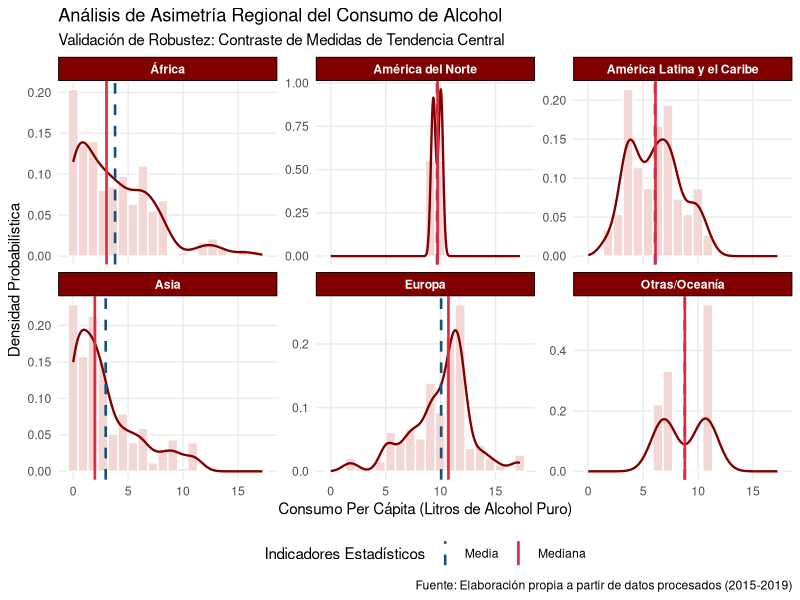
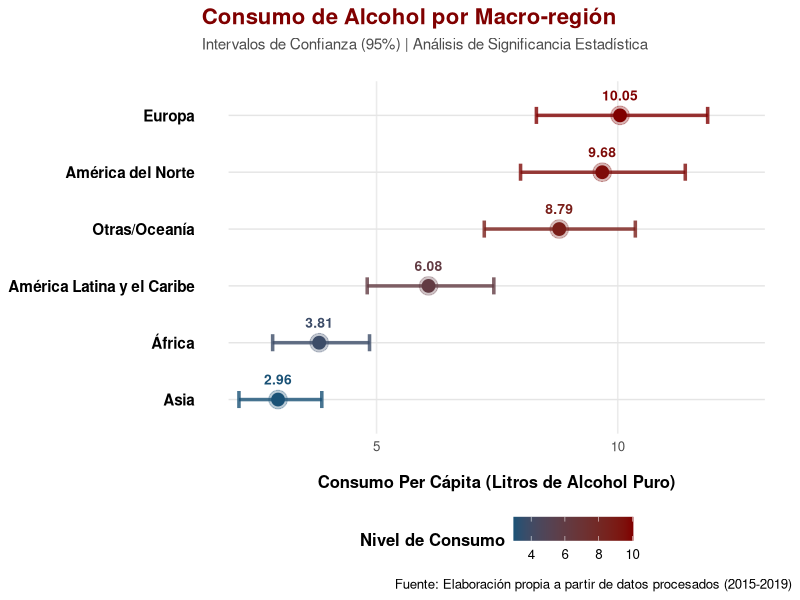
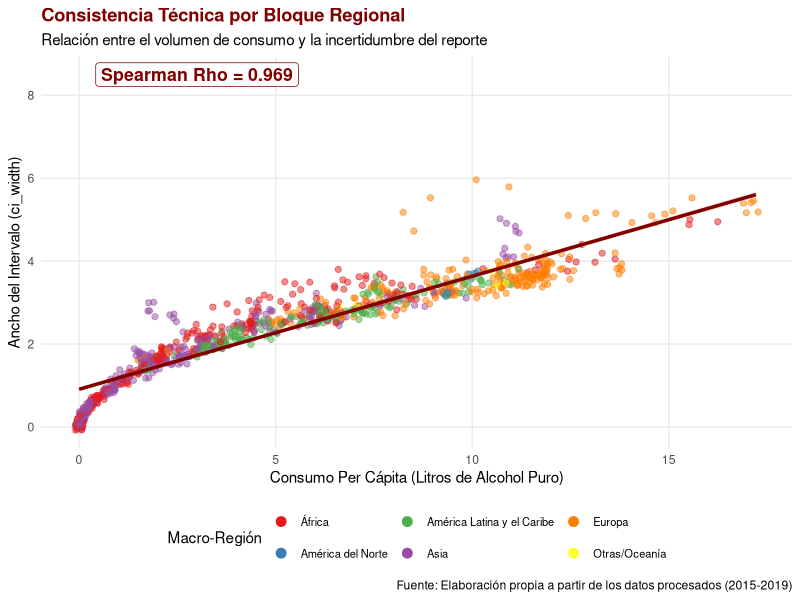
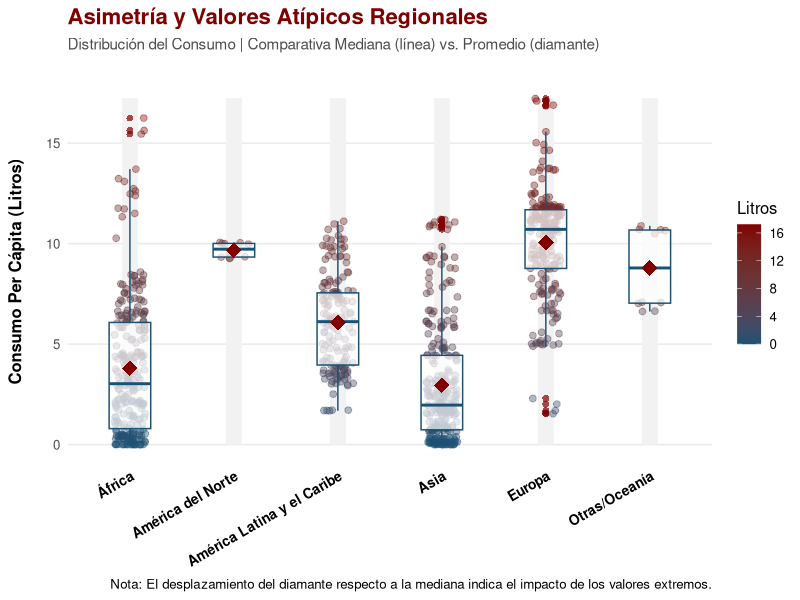
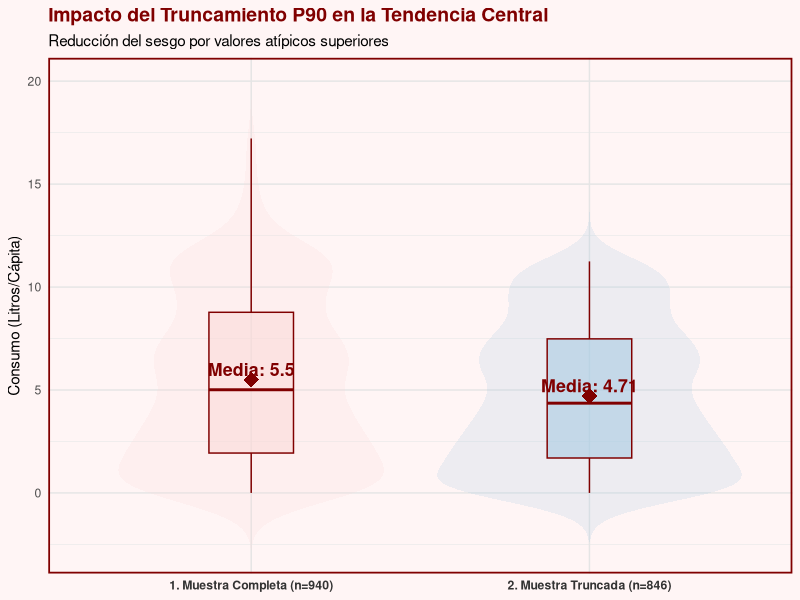
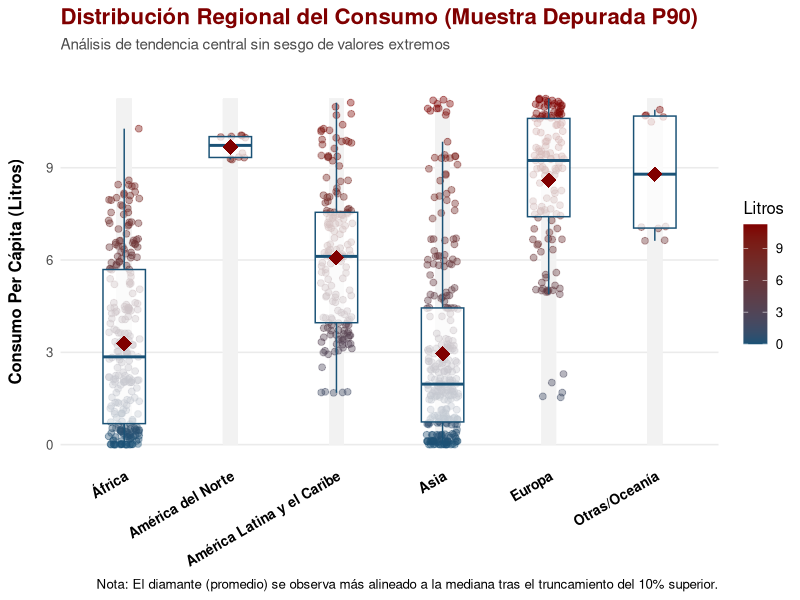
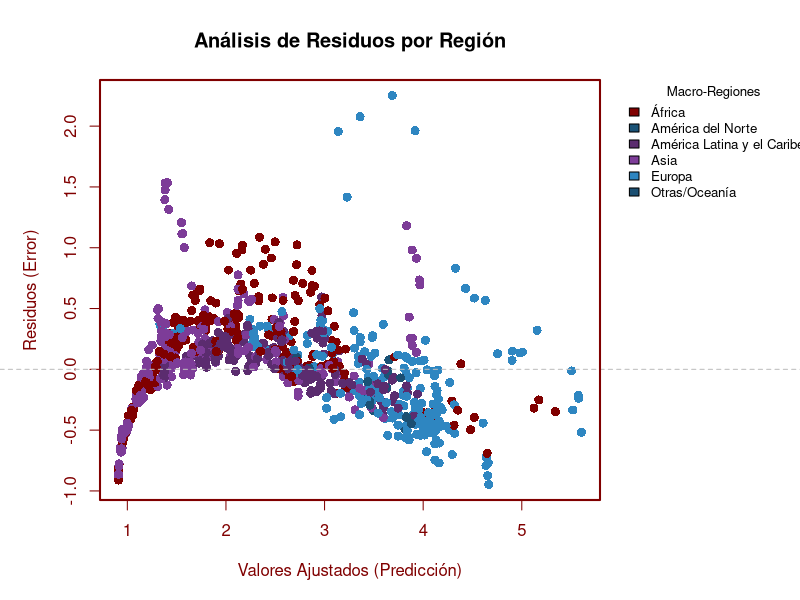
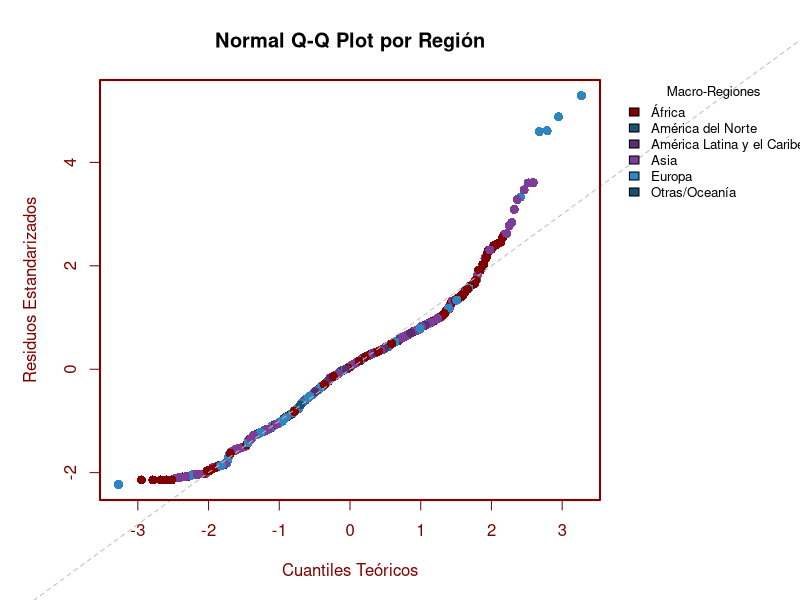

The R source for these figures, in order:
## ---- chunk 1
# Configuración global de chunks
knitr::opts_chunk$set(
  echo = FALSE,        # Mostrar código
  warning = FALSE,    # Ocultar advertencias
  message = FALSE,    # Ocultar mensajes de carga
  fig.align = "center",
  out.width = "90%",
  fig.pos = "H",
  out.extra = ""
)

# Cargar librerías necesarias
library(tidyverse)
library(knitr)
library(kableExtra)
library(scales)
## ---- chunk 2
#configuración de estilo global para tablas
options(knitr.table.format = "latex") 

# estilo visual
aplicar_estilo_tabla <- function(df, caption_text) {
  df %>%
    kable(
      booktabs = TRUE, 
      escape = TRUE,
      longtable = TRUE,
      caption = caption_text,
      align = "c",
      col.names = gsub("_", " ", names(df)) %>% str_to_title()
    ) %>%
    kable_styling(
      latex_options = c("striped", "hold_position", "repeat_header"),
      full_width = FALSE,
      stripe_color = "#F2D7D5" # Azul muy tenue para filas
    ) %>%
    row_spec(0, bold = TRUE, color = "white", background = "#800000") %>% # Encabezado Azul
    column_spec(1, bold = TRUE)
}
## ---- chunk 3
#carga de la data
raw_data_alcohol <- read_csv("alcohol_data.csv", show_col_types = FALSE)

#Definición de Regiones
# Creamos un vector nombrado para facilitar la recodificación
paises_alc <- c("ATG", "ARG", "BHS", "BRB", "BLZ", "BOL", "BRA", "CHL", "COL", "CRI", "CUB", "DMA", "DOM", "ECU", "SLV", "GRD", "GTM", "GUY", "HTI", "HND", "JAM", "MEX", "NIC", "PAN", "PRY", "PER", "KNA", "LCA", "VCT", "SUR", "TTO", "URY", "VEN")
paises_norte <- c("CAN", "USA")
paises_asia <- c("AFG", "BHR", "BGD", "BTN", "BRN", "KHM", "CHN", "COK", "CYP", "PRK", "EGY", "FJI", "IND", "IDN", "IRN", "IRQ", "ISR", "JPN", "JOR", "KAZ", "KGZ", "KIR", "KWT", "LAO", "LBN", "MYS", "MDV", "MHL", "FSM", "MNG", "MMR", "NRU", "NPL", "NZL", "NIU", "OMN", "PAK", "PLW", "PNG", "PHL", "QAT", "KOR", "WSM", "SAU", "SGP", "SLB", "LKA", "SYR", "TJK", "THA", "TLS", "TON", "TUR", "TKM", "TUV", "ARE", "UZB", "VUT", "VNM", "YEM")
paises_europa <- c("ALB", "AND", "ARM", "AUT", "AZE", "BLR", "BEL", "BIH", "BGR", "HRV", "CZE", "DNK", "EST", "FIN", "FRA", "GEO", "DEU", "GRC", "HUN", "ISL", "IRL", "ITA", "LVA", "LTU", "LUX", "MLT", "MCO", "MNE", "NLD", "MKD", "NOR", "POL", "PRT", "MDA", "ROU", "RUS", "SMR", "SRB", "SVK", "SVN", "ESP", "SWE", "CHE", "UKR", "GBR")
paises_africa <- c("DZA", "AGO", "BEN", "BWA", "BFA", "BDI", "CMR", "CPV", "CAF", "TCD", "COM", "COG", "CIV", "COD", "DJI", "GNQ", "ERI", "ETH", "GAB", "GMB", "GHA", "GIN", "GNB", "KEN", "LSO", "LBR", "LBY", "MDG", "MWI", "MLI", "MRT", "MUS", "MAR", "MOZ", "NAM", "NER", "NGA", "RWA", "STP", "SEN", "SYC", "SLE", "SOM", "ZAF", "SSD", "SDN", "TGO", "TUN", "UGA", "TZA", "ZMB", "ZWE")

#Procesamiento
clean_data_alcohol <- raw_data_alcohol %>%
  filter(sex == "Both sexes", year %in% 2015:2019) %>%
  select(country, iso3, year, alcohol_liters_per_capita, lower_ci, upper_ci, ci_width) %>%
  drop_na(alcohol_liters_per_capita, ci_width) %>%
  mutate(
    Region = case_when(
      iso3 %in% paises_alc    ~ "América Latina y el Caribe",
      iso3 %in% paises_norte  ~ "América del Norte",
      iso3 %in% paises_asia   ~ "Asia",
      iso3 %in% paises_europa ~ "Europa",
      iso3 %in% paises_africa ~ "África",
      TRUE                    ~ "Otras/Oceanía"
    ),
    across(c(country, iso3, year, Region), as.factor)
  )

tabla_muestra <- clean_data_alcohol %>%
  select(country, iso3, year, Region, alcohol_liters_per_capita, ci_width) %>%
  head(10)

#imprimimos las dimensiones del data frame limpio y las primeras filas
aplicar_estilo_tabla(tabla_muestra, "Muestra de los Datos de Consumo Procesados")
## ---- chunk 4
#análisis de impacto de la limpieza de los datos
n_inicial <- raw_data_alcohol %>% filter(sex == "Both sexes", year %in% 2015:2019) %>% nrow()
n_final   <- nrow(clean_data_alcohol)

tendencia_pre <- raw_data_alcohol %>%
  filter(sex == "Both sexes", year %in% 2015:2019) %>%
  summarize(
    Estado = "Original (Pre-Limpieza)",
    Muestra = n(),
    Media = mean(alcohol_liters_per_capita, na.rm = TRUE),
    Mediana = median(alcohol_liters_per_capita, na.rm = TRUE)
  )

tendencia_post <- clean_data_alcohol %>%
  summarize(
    Estado = "Depurado (Post-Limpieza)",
    Muestra = n(),
    Media = mean(alcohol_liters_per_capita),
    Mediana = median(alcohol_liters_per_capita)
  )

tabla_limpiieza <- bind_rows(tendencia_pre, tendencia_post) %>%
  mutate(Sesgo_Absoluto = Media - Mediana)

aplicar_estilo_tabla(tabla_limpiieza, "Comparación post-limpieza de los datos")
## ---- chunk 5
set.seed(123)
muestra_sucia <- clean_data_alcohol %>%
  mutate(
    alcohol_liters_per_capita = if_else(runif(n()) < 0.10, NA_real_, alcohol_liters_per_capita),
    ci_width = if_else(runif(n()) < 0.05, NA_real_, ci_width)
  )

validación_algoritmo <- data.frame(
  Fase = c("Muestra Contaminada", "Muestra Recuperada"),
  N_Total = c(nrow(muestra_sucia), nrow(muestra_sucia %>% drop_na(alcohol_liters_per_capita, ci_width))),
  Valores_NA = c(sum(is.na(muestra_sucia$alcohol_liters_per_capita)), 0)
)

aplicar_estilo_tabla(validación_algoritmo, "Prueba de Estrés: Validación del Algoritmo de Depuración")
## ---- chunk 6
muestra_recuperada <- muestra_sucia %>%
  drop_na(alcohol_liters_per_capita, ci_width)

comparacion_recuperacion <- data.frame(
  Estado = c("Muestra Contaminada", "Muestra Recuperada"),
 `Registros Totales` = c(nrow(muestra_sucia), nrow(muestra_recuperada)),
 `Valores NA Restantes` = c(sum(is.na(muestra_sucia$alcohol_liters_per_capita) | is.na(muestra_sucia$ci_width)), 0),
  `Media` = c(mean(muestra_sucia$alcohol_liters_per_capita, na.rm=TRUE), 
                      mean(muestra_recuperada$alcohol_liters_per_capita))
)

aplicar_estilo_tabla(comparacion_recuperacion, "Validación de la eficacia del algoritmo de limpieza de datos")
## ---- chunk 7
#consolidación de métricas finales
resumen_regional <- clean_data_alcohol %>%
  group_by(Region) %>%
  summarise(
    Consumo_Medio = mean(alcohol_liters_per_capita),
    Mediana_Consumo = median(alcohol_liters_per_capita),
    Desviación_Std = sd(alcohol_liters_per_capita),
    .groups = 'drop'
  ) %>%
  arrange(desc(Consumo_Medio))

tabla_maestra <- bind_rows(resumen_regional)
aplicar_estilo_tabla(tabla_maestra, "Métricas de Tendencia Central y Calidad de Datos") 

 #intervalo de confianza
resumen_regional <- clean_data_alcohol %>%
  group_by(Region) %>%
  summarise(
    Incertidumbre_Promedio = mean(ci_width),
    .groups = 'drop'
  ) 

tabla_maestra <- bind_rows(resumen_regional)
aplicar_estilo_tabla(tabla_maestra, "Intervalo de confianza regional") 
## ---- chunk 8
# Total Global 
total_global <- clean_data_alcohol %>%
  summarise(
    Region = "TOTAL GLOBAL",
    Consumo_Medio = mean(alcohol_liters_per_capita),
    Mediana_Consumo = median(alcohol_liters_per_capita),
    Desviación_Std = sd(alcohol_liters_per_capita),
  )
tabla_maestra <- bind_rows(total_global)

aplicar_estilo_tabla(tabla_maestra, "Métricas de Tendencia Central a Nivel Global") 

# Total Global 
total_global <- clean_data_alcohol %>%
  summarise(
    Region = "TOTAL GLOBAL",
    Incertidumbre_Promedio = mean(ci_width)
  )
tabla_maestra <- bind_rows(total_global)

aplicar_estilo_tabla(tabla_maestra, "Intervalo de Confianza a Nivel Global") 
## ---- chunk 9

#cálculo de indicadores de asimetría para validar la tendencia central
analisis_robustez <- clean_data_alcohol %>%
  group_by(Region) %>%
  summarise(
    Media = mean(alcohol_liters_per_capita),
    Mediana = median(alcohol_liters_per_capita),
    #calculamos la diferencia porcentual para medir el sesgo
    Sesgo_Relativo_Pct = ((Media - Mediana) / Mediana) * 100,
    .groups = 'drop'
  )
tabla_maestra <- analisis_robustez
 #tabla para el informe
aplicar_estilo_tabla(tabla_maestra, "Contraste entre la media y la meidana")
## ---- chunk 10
#definimos el límite: solo se queda el 90% de los datos con menor consumo
umbral_p90 <- quantile(clean_data_alcohol$alcohol_liters_per_capita, 0.90, na.rm = TRUE)

#aplicamos el filtro para crear la muestra truncada
muestra_truncada_p90 <- clean_data_alcohol %>%
  filter(alcohol_liters_per_capita <= umbral_p90)

#creamos una tabla que compare ambas muestras 
tabla_comparativa <- data.frame(
  Indicador = c("Nro.Países", "Media (Litros)", "Desv.Estándar", "Valor Máx"),
  Muestra_Completa = c(
    nrow(clean_data_alcohol),
    round(mean(clean_data_alcohol$alcohol_liters_per_capita, na.rm = TRUE), 2),
    round(sd(clean_data_alcohol$alcohol_liters_per_capita, na.rm = TRUE), 2),
    round(max(clean_data_alcohol$alcohol_liters_per_capita, na.rm = TRUE), 2)
  ),
  Muestra_Truncada = c(
    nrow(muestra_truncada_p90),
    round(mean(muestra_truncada_p90$alcohol_liters_per_capita, na.rm = TRUE), 2),
    round(sd(muestra_truncada_p90$alcohol_liters_per_capita, na.rm = TRUE), 2),
    round(max(muestra_truncada_p90$alcohol_liters_per_capita, na.rm = TRUE), 2)
  )
)

aplicar_estilo_tabla(tabla_comparativa, "Muestra Completa vs. Muestra Truncada (P90)")
## ---- chunk 11
#tabla de intervalos 
tabla_de_intervalos <- clean_data_alcohol %>%
  group_by(Region) %>%
  summarise(
    n = n(),
    Media = mean(alcohol_liters_per_capita, na.rm = TRUE),
    LI = mean(lower_ci, na.rm = TRUE),
    LS = mean(upper_ci, na.rm = TRUE),
    Margen_Error = (LS - LI) / 2
  ) %>%
  arrange(desc(Media)) %>%
  mutate(across(where(is.numeric), ~ round(.x, 2)))

colnames(tabla_de_intervalos) <- c("Region", "Paises", "Media", "Lim. Inf", "Lim. Sup", "Marg Error")

aplicar_estilo_tabla(tabla_de_intervalos, "Estimación del Consumo por Región (IC 95)")
## ---- chunk 12
#extraemos los valores puntuales de cada medida para mapearlos como líneas verticales
lineas_centrales <- clean_data_alcohol %>%
  group_by(Region) %>%
  summarise(
    Media = mean(alcohol_liters_per_capita),
    Mediana = median(alcohol_liters_per_capita)
  )

#construccion de grafica (histograma)
ggplot(clean_data_alcohol, aes(x = alcohol_liters_per_capita)) +
  geom_histogram(aes(y = ..density..), bins = 20, fill = "#F2D7D5", color = "white") +
  
  #capa de Densidad suavizado de la distribución 
  #permite identificar visualmente la "forma" del consumo (campana vs sesgo)
  geom_density(color = "#800000", size = 0.8) +
  geom_vline(data = lineas_centrales, aes(xintercept = Media, color = "Media"), 
             linetype = "dashed", size = 0.9) +   #incorpor de la Media 
  
  geom_vline(data = lineas_centrales, aes(xintercept = Mediana, color = "Mediana"), 
             linetype = "solid", size = 0.9) + #incorporar la Mediana
  
  #genera una matriz de sub-gráficos para comparar comportamientos regionales
  facet_wrap(~Region, scales = "free_y") +
  
  #connfiguración Estética y Escalas de Color
  scale_color_manual(name = "Indicadores Estadísticos", 
                     values = c("Media" = "#1A5276", "Mediana" = "#E6283E")) +
  
  labs(
    title = "Análisis de Asimetría Regional del Consumo de Alcohol",
    subtitle = "Validación de Robustez: Contraste de Medidas de Tendencia Central",
    x = "Consumo Per Cápita (Litros de Alcohol Puro)",
    y = "Densidad Probabilística",
    caption = "Fuente: Elaboración propia a partir de datos procesados (2015-2019)"
  ) + #etiquetas 
  
  # Personalización del Tema
  theme_minimal(base_size = 11) +
  theme(
    legend.position = "bottom",
    strip.background = element_rect(fill = "#800000"), # Fondo para títulos de región
    strip.text = element_text(color = "white", face = "bold"),
    panel.grid.minor = element_blank()
  )
## ---- chunk 13
#preparacion de los datos 
resumen_grafico <- clean_data_alcohol %>%
  group_by(Region) %>%
  summarise(
    Media = mean(alcohol_liters_per_capita),
    LI = mean(lower_ci),
    LS = mean(upper_ci),
    .groups = 'drop'
  ) %>%
  arrange(Media)

#grafico estructura
ggplot(resumen_grafico, aes(x = reorder(Region, Media), y = Media, color = Media)) +
  geom_segment(aes(x = reorder(Region, Media), xend = reorder(Region, Media), 
                   y = min(LI)*0.9, yend = max(LS)*1.1), 
               color = "gray90", size = 0.5, linetype = "solid") +
  geom_errorbar(aes(ymin = LI, ymax = LS), 
                width = 0.3, 
                size = 1.2, 
                alpha = 0.8) + #capas de barras
  geom_point(size = 6, alpha = 0.3) + #brillo externo
  geom_point(size = 4) +               #punto central
  geom_text(aes(label = sprintf("%.2f", Media)), 
            vjust = -1.5, 
            fontface = "bold", 
            size = 3.5,
            show.legend = FALSE) +
  
  coord_flip() + #inversion de los ejes

  scale_color_gradient(low = "#1A5276", high = "#800000") +  #Paleta de colores degradada 
  
# títulos
  labs(
    title = "Consumo de Alcohol por Macro-región",
    subtitle = "Intervalos de Confianza (95%) | Análisis de Significancia Estadística",
    x = NULL, #sin titulo de los ejes porque ya tenemos las regiones
    y = "Consumo Per Cápita (Litros de Alcohol Puro)",
    caption = "Fuente: Elaboración propia a partir de datos procesados (2015-2019)",
    color = "Nivel de Consumo"
  ) +
  
  #para la estetica plus :)
  theme_minimal(base_size = 12) +
  theme(
    plot.title = element_text(face = "bold", size = 16, color = "#800000"),
    plot.subtitle = element_text(size = 11, color = "gray30", margin = margin(b = 20)),
    axis.text.y = element_text(face = "bold", size = 11, color = "black"),
    axis.title.x = element_text(margin = margin(t = 15), face = "bold"),
    panel.grid.major.y = element_blank(), #limpiamos rejilla horizontal para resaltar segmentos
    panel.grid.minor = element_blank(),
    legend.position = "bottom",
    legend.title = element_text(face = "bold")
  )
## ---- chunk 14
#calculo del coeficiente de spearmam
cor_val <- cor(clean_data_alcohol$alcohol_liters_per_capita, 
               clean_data_alcohol$ci_width, 
               method = "spearman", 
               use = "complete.obs")
label_cor <- paste("Spearman Rho =", round(cor_val, 3))

#gráfico con colores por Región y Jitter
ggplot(clean_data_alcohol, aes(x = alcohol_liters_per_capita, y = ci_width)) +
  
  #usamos geom_jitter para separar los puntos amontonados
  geom_jitter(aes(color = Region), alpha = 0.5, size = 1.8, width = 0.1, height = 0.1) +
  geom_smooth(method = "lm", color = "#800000", se = TRUE, fill = "#F2D7D5", size = 1.2) +  #Linea de regresion global
  scale_color_brewer(palette = "Set1") +   #diferentes colores para las regiones 
  
  annotate("label", x = 3, y = 8.5, label = label_cor, 
           fill = "white", color = "#800000", fontface = "bold", size = 4.5) +
  
#Etiquetas 
  labs(
    title = "Consistencia Técnica por Bloque Regional",
    subtitle = "Relación entre el volumen de consumo y la incertidumbre del reporte",
    x = "Consumo Per Cápita (Litros de Alcohol Puro)",
    y = "Ancho del Intervalo (ci_width)",
    color = "Macro-Región",
    caption = "Fuente: Elaboración propia a partir de los datos procesados (2015-2019)"
  ) +
  
  #etiquetas pro :)
  theme_minimal(base_size = 11) +
   theme(
    legend.position = "bottom",
    plot.title = element_text(face = "bold", color = "#800000"),
    panel.grid.minor = element_blank(),
     legend.text = element_text(size = 8)  # ajuste del espacio de la leyenda 
   ) +

  guides(color = guide_legend(nrow = 2, override.aes = list(alpha = 1, size = 3)))
## ---- chunk 15
regiones_ordenadas <- clean_data_alcohol %>%
  group_by(Region) %>%
  summarise(Media = mean(alcohol_liters_per_capita, na.rm = TRUE)) %>%
  arrange(Media) %>%
  pull(Region)

#construcción del gráfico Pro :)
ggplot(clean_data_alcohol, aes(x = factor(Region, levels = regiones_ordenadas), 
                               y = alcohol_liters_per_capita)) +
  
  #guía visual de fondo 
  geom_segment(aes(x = Region, xend = Region, y = 0, yend = max(alcohol_liters_per_capita, na.rm = TRUE)), 
               color = "gray95", size = 5) +
  
  #puntos con Jitter y degradado pros
  geom_jitter(aes(color = alcohol_liters_per_capita), 
              width = 0.15, alpha = 0.4, size = 2) +
  
  #boxplot estilizado :)
  geom_boxplot(fill = "white", color = "#1A5276", alpha = 0.7, 
               outlier.color = "#800000", outlier.shape = 16, 
               outlier.size = 2, width = 0.4) +
  
  #un diamante en el promedio
  stat_summary(fun = mean, geom = "point", shape = 18, size = 5, 
               color = "#800000") +
  
  #escala de colores
  scale_color_gradient(low = "#1A5276", high = "#800000") +
  
  #etiquetas 
  labs(
    title = "Asimetría y Valores Atípicos Regionales",
    subtitle = "Distribución del Consumo | Comparativa Mediana (línea) vs. Promedio (diamante)",
    x = NULL,
    y = "Consumo Per Cápita (Litros)",
    caption = "Nota: El desplazamiento del diamante respecto a la mediana indica el impacto de los valores extremos.",
    color = "Litros"
  ) +
  
  #personalizado pros :)
  theme_minimal(base_size = 12) +
  theme(
    plot.title = element_text(face = "bold", size = 16, color = "#800000"),
    plot.subtitle = element_text(size = 11, color = "gray30", margin = margin(b = 20)),
    axis.text.x = element_text(face = "bold", size = 10, color = "black", angle = 30, hjust = 1),
    axis.title.y = element_text(face = "bold", margin = margin(r = 15)),
    panel.grid.major.x = element_blank(),
    panel.grid.minor = element_blank(),
    legend.position = "right"
  )
## ---- chunk 16
#calculos
media_completa <- mean(clean_data_alcohol$alcohol_liters_per_capita, na.rm = TRUE)
media_truncada <- mean(muestra_truncada_p90$alcohol_liters_per_capita, na.rm = TRUE)

#datos 
datos_largos <- bind_rows(
  clean_data_alcohol %>% mutate(Grupo = "1. Muestra Completa (n=940)"),
  muestra_truncada_p90 %>% mutate(Grupo = "2. Muestra Truncada (n=846)")
)

#tablita usando 2 decimales
datos_medias <- data.frame(
  Grupo = c("1. Muestra Completa (n=940)", "2. Muestra Truncada (n=846)"),
  MediaVal = c(media_completa, media_truncada),
  Etiqueta = paste("Media:", round(c(media_completa, media_truncada), 2))
)

#grafica
ggplot(datos_largos, aes(x = Grupo, y = alcohol_liters_per_capita, fill = Grupo)) +
  geom_violin(trim = FALSE, alpha = 0.2, color = NA) +
  #botblox central
  geom_boxplot(width = 0.25, color = "#800000", alpha = 0.6, outlier.shape = NA) +
  #diamante en la media
  geom_point(data = datos_medias, aes(x = Grupo, y = MediaVal), 
             color = "#800000", shape = 18, size = 5) +
  #etiqueta para los numeros
  geom_text(data = datos_medias, aes(x = Grupo, y = MediaVal + 0.5, label = Etiqueta), 
            color = "#800000", fontface = "bold", size = 4.5) +
  scale_fill_manual(values = c("#FADBD8", "#A9CCE3")) + #colores
  
  labs(title = "Impacto del Truncamiento P90 en la Tendencia Central",
       subtitle = "Reducción del sesgo por valores atípicos superiores",
       x = NULL, y = "Consumo (Litros/Cápita)") +
  
  theme_minimal(base_size = 11) +
  theme(
    panel.background = element_rect(fill = "#FFF5F5", color = NA),
    plot.background = element_rect(fill = "#FFF5F5", color = NA),
    legend.position = "none",
    plot.title = element_text(face = "bold", color = "#800000", size = 14),
    axis.text.x = element_text(face = "bold", color = "#333333"),
    panel.border = element_rect(color = "#800000", fill = NA, size = 1.2),
    panel.grid.major = element_line(color = "gray90")
  )
## ---- chunk 17
#calculamos 
regiones_ordenadas_p90 <- muestra_truncada_p90 %>%
  group_by(Region) %>%
  summarise(Media = mean(alcohol_liters_per_capita, na.rm = TRUE)) %>%
  arrange(Media) %>%
  pull(Region)

#grafico
ggplot(muestra_truncada_p90, aes(x = factor(Region, levels = regiones_ordenadas_p90), 
                                 y = alcohol_liters_per_capita)) +
  geom_segment(aes(x = Region, xend = Region, y = 0, yend = max(alcohol_liters_per_capita, na.rm = TRUE)), 
               color = "gray95", size = 5) +
  
  #puntos con Jitter 
  geom_jitter(aes(color = alcohol_liters_per_capita), 
              width = 0.15, alpha = 0.4, size = 2) +
  
  #boxplot estilizado 
  geom_boxplot(fill = "white", color = "#1A5276", alpha = 0.7, 
               outlier.shape = NA, # Ya no debería haber outliers según el nuevo P90
               width = 0.4) +
  
  
  stat_summary(fun = mean, geom = "point", shape = 18, size = 5, 
               color = "#800000") +
  scale_color_gradient(low = "#1A5276", high = "#800000") +
  
  #etiquetas
  labs(
    title = "Distribución Regional del Consumo (Muestra Depurada P90)",
    subtitle = "Análisis de tendencia central sin sesgo de valores extremos",
    x = NULL,
    y = "Consumo Per Cápita (Litros)",
    caption = "Nota: El diamante (promedio) se observa más alineado a la mediana tras el truncamiento del 10% superior.",
    color = "Litros"
  ) +
  
  #estetica pro
  theme_minimal(base_size = 12) +
  theme(
    plot.title = element_text(face = "bold", size = 16, color = "#800000"),
    plot.subtitle = element_text(size = 11, color = "gray30", margin = margin(b = 20)),
    axis.text.x = element_text(face = "bold", size = 10, color = "black", angle = 30, hjust = 1),
    axis.title.y = element_text(face = "bold", margin = margin(r = 15)),
    panel.grid.major.x = element_blank(),
    panel.grid.minor = element_blank(),
    legend.position = "right"
  )
## ---- chunk 18
#datos
modelo_consistencia <- lm(ci_width ~ alcohol_liters_per_capita, data = clean_data_alcohol)

#extremos y para evitar errores
ajustados <- fitted(modelo_consistencia)
residuos <- residuals(modelo_consistencia)

#para los colores lidix
paleta_ecca <- c("#800000", "#1A5276", "#5B2C6F", "#7D3C98", "#2E86C1", "#1B4F72")
regiones <- as.factor(clean_data_alcohol$Region)
colores_puntos <- paleta_ecca[as.numeric(regiones)]

#configuracion del area
par(mar = c(5, 5, 4, 10), xpd = TRUE)

#grafico
plot(ajustados, residuos,
     main = "Análisis de Residuos por Región",
     xlab = "Valores Ajustados (Predicción)",
     ylab = "Residuos (Error)",
     col = colores_puntos, 
     pch = 16, 
     cex = 1.2,
     col.axis = "#800000",  
     col.lab = "#800000",   
     fg = "#800000",
     frame.plot = FALSE) #sin el marco

#agg la linea de referencia
abline(h = 0, lty = 2, col = "gray")

#borde
box(col = "#800000", lwd = 2)

legend("topright", 
       inset = c(-0.42, 0), 
       legend = levels(regiones), 
       fill = paleta_ecca, 
       title = "Macro-Regiones",
       bty = "n", 
       cex = 0.8)
## ---- chunk 19
#extraemos los residuos estandarizados
residuos_std <- rstandard(modelo_consistencia)
# Calculamos los cuantiles teóricos de la distribución normal
orden <- order(residuos_std)
n <- length(residuos_std)
cuantiles_teoricos <- qnorm(ppoints(n))[order(orden)]

# Usamos la misma paleta y regiones que el gráfico anterior
paleta_ecca <- c("#800000", "#1A5276", "#5B2C6F", "#7D3C98", "#2E86C1", "#1B4F72")
regiones <- as.factor(clean_data_alcohol$Region)
colores_puntos <- paleta_ecca[as.numeric(regiones)]

par(mar = c(5, 5, 4, 10), xpd = TRUE) #cofiguracion de area

#grafico de normalidad
plot(cuantiles_teoricos, residuos_std,
     main = "Normal Q-Q Plot por Región",
     xlab = "Cuantiles Teóricos",
     ylab = "Residuos Estandarizados",
     col = colores_puntos, 
     pch = 16, 
     cex = 1.2,
     col.axis = "#800000",  
     col.lab = "#800000",   
     fg = "#800000",
     frame.plot = FALSE)

#linea diagonal de ref
abline(0, 1, lty = 2, col = "gray")
#borde de color 
box(col = "#800000", lwd = 2)

legend("topright", 
       inset = c(-0.42, 0), 
       legend = levels(regiones), 
       fill = paleta_ecca, 
       title = "Macro-Regiones",
       bty = "n", 
       cex = 0.8)
## ---- chunk 20
top_incertidumbre <- clean_data_alcohol %>%
  select(country, Region, alcohol_liters_per_capita, ci_width) %>%
  arrange(desc(ci_width)) %>%
  head(20)

kable(top_incertidumbre, 
      format = "latex", 
      booktabs = TRUE, 
      col.names = c("País", "Macro-Región", "Consumo", "Ancho Intervalo"),
      caption = "Top 20 Países con Mayor Incertidumbre Estadística") %>%
  kable_styling(
    latex_options = c("striped", "scale_down", "hold_position"), 
    font_size = 10
  )
## ---- chunk 21
#se agrupa por región y promedio de consumo 
heatmap_alcohol <- clean_data_alcohol %>%
  mutate(Consumo_Bin = cut(alcohol_liters_per_capita, breaks = 5)) %>%
  group_by(Region, Consumo_Bin) %>%
  summarise(N_Paises = n())

ggplot(heatmap_alcohol, aes(x = Region, y = Consumo_Bin, fill = N_Paises)) +
  geom_tile(color = "white") +
  scale_fill_gradient(low = "#f9ebea", high = "#922b21", name = "N° de Países") +
  labs(x = "Macro-Región", y = "Rango de Consumo (Litros)", 
       subtitle = "Densidad de países: Nótese el solapamiento en niveles bajos para África/Asia") +
  theme_minimal() +
  theme(axis.text.x = element_text(angle = 45, hjust = 1))
## ---- chunk 22
#identificamos los paises con valores atipicos
lista_excluidos <- clean_data_alcohol %>%
  anti_join(muestra_truncada_p90, by = "country") %>% # Ajusta si tu columna se llama 'Pais'
  select(Region, country, alcohol_liters_per_capita) %>%
  arrange(desc(alcohol_liters_per_capita)) #ordenados del más bebedor al menos

#renombramos columnas
colnames(lista_excluidos) <- c("Región", "País", "Consumo (L/Cápita)")

#tabla 
aplicar_estilo_tabla(lista_excluidos, 
                     "Países Excluidos del Análisis por Consumo Extremo")
